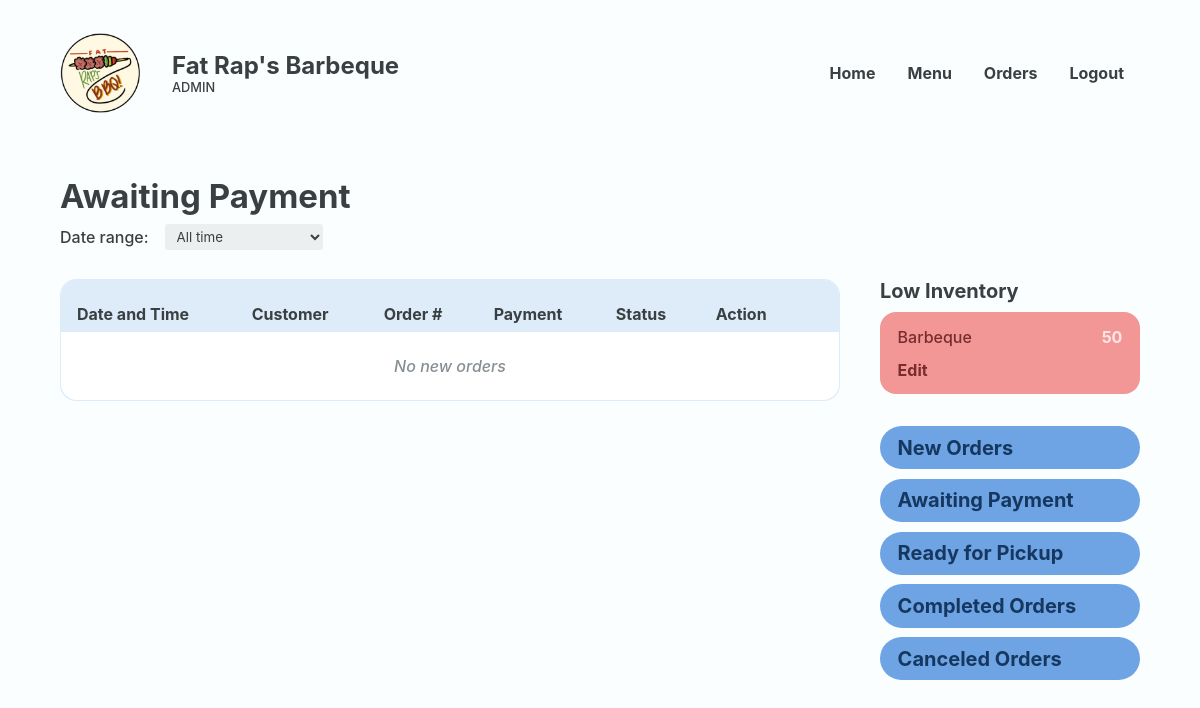
The app's page /Website/admin-awaiting-payment.php (signed in), older data.
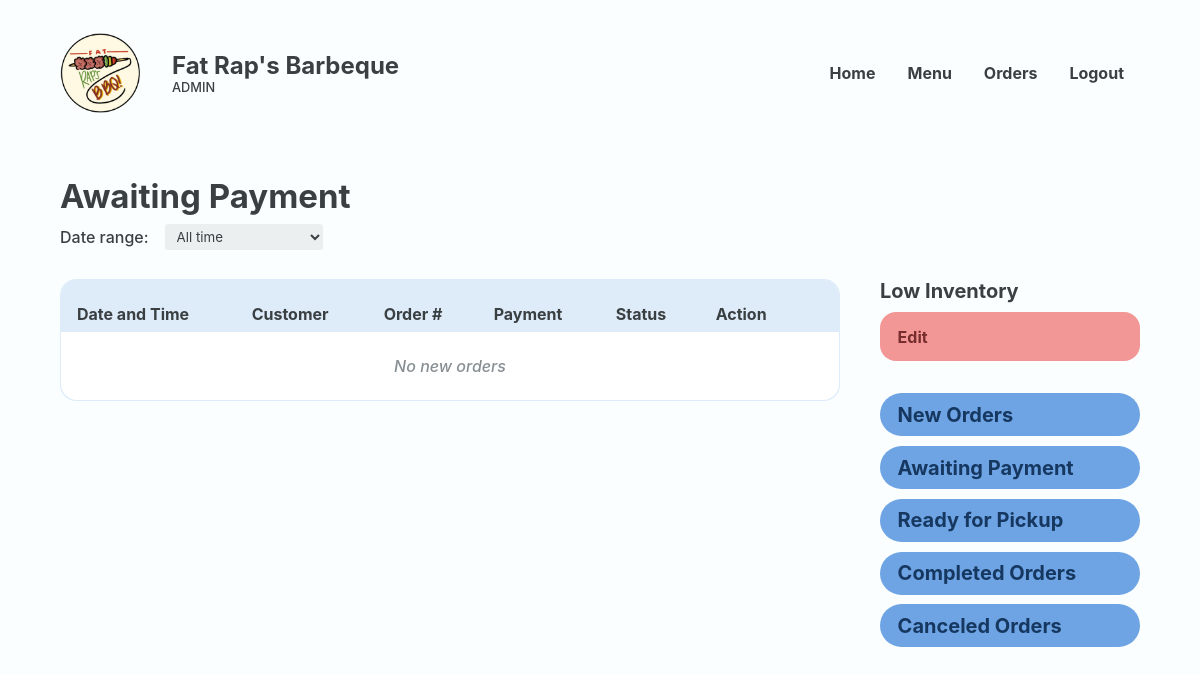
The same page, newer data.
### tables this page shows
CREATE TABLE `food` (
  `FOOD_ID` int(18) UNSIGNED NOT NULL,
  `CTGY_ID` int(18) NOT NULL,
  `FOOD_NAME` varchar(20) NOT NULL,
  `FOOD_PRICE` decimal(10,2) NOT NULL,
  `FOOD_DESC` varchar(50) NOT NULL,
  `FOOD_IMG` varchar(255) NOT NULL,
  `FOOD_STOCK` int(20) NOT NULL,
  `FOOD_ACTIVE` varchar(10) NOT NULL,
  `FOOD_TYPE` varchar(16) NOT NULL
);

### Website/admin-awaiting-payment.php (the view, shortened to what the changed rows need)
<?php
@include 'constants.php';
?>
<!DOCTYPE html>
<html lang="en">
<head>
    <link rel="stylesheet" href="header-styles.css">
    <link rel="stylesheet" href="admin-styles.css">
    <link href='https://unpkg.com/boxicons@2.1.4/css/boxicons.min.css' rel='stylesheet'>
</head>
<body>
    <header class="backend">
        <div class="header-container">
            <div class="website-title">
                <div class="text">
                    <h1>Fat Rap's Barbeque</h1>
                </div>
            </div>
        </div>
    </header>
    <main>
        <section class="section" id="orders-page">
            <div class="container">
                <div class="section-heading">
                    <h2>Awaiting Payment</h2>
                </div>
                <section class="with-side-menu">
                    <section class="main-section table-wrapper">
                        <table class="alternating">
                            <tr>
                                <th class="header">Date and Time</th>
                                <th class="header">Customer</th>
                                <th class="header">Order #</th>
                                <th class="header">Payment</th>
                                <th class="header">Status</th>
                                <th class="header">Action</th>
                                <th class="header"></th>
                            </tr>
    </table>
        </section>
        <section class="side-menu">
           <div class="group inventory" id="low-inventory">
                <div class="inventory-box">
                <?php
                    $sql = "SELECT * FROM food WHERE FOOD_STOCK < 100";
                    $res = mysqli_query($conn, $sql);
                    $count = mysqli_num_rows($res);
                    if ($count > 0) {
                        while ($row = mysqli_fetch_assoc($res)) {
                            $FOOD_NAME = $row['FOOD_NAME'];
                            $FOOD_STOCK = $row['FOOD_STOCK'];
                    ?>
                            <div class="inline">
                                <p><?php echo $FOOD_NAME ?></p>
                                <span class="<?php echo ($FOOD_STOCK < 100) ? 'red-text' : ''; ?>">
                                    <p><?php echo $FOOD_STOCK ?></p>
                                </span>
                            </div>
                    <?php
                        }
                    }
                    ?>
                </div>
            </div>
        </section>
        </section>
        </div>
        </section>
    </main>
</body>
</html>

Row changes from the older to the newer data that the page shows:
no longer on this page (row edited): food: FOOD_NAME "Barbeque", FOOD_STOCK "50"
